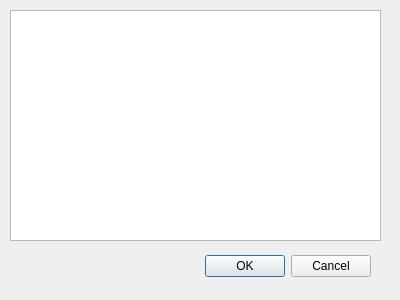
<?xml version="1.0" encoding="UTF-8"?>
<ui version="4.0">
 <class>DListaBolas</class>
 <widget class="QDialog" name="DListaBolas">
  <property name="geometry">
   <rect>
    <x>0</x>
    <y>0</y>
    <width>400</width>
    <height>300</height>
   </rect>
  </property>
  <property name="windowTitle">
   <string>Dialog</string>
  </property>
  <widget class="QDialogButtonBox" name="buttonBox">
   <property name="geometry">
    <rect>
     <x>30</x>
     <y>250</y>
     <width>341</width>
     <height>32</height>
    </rect>
   </property>
   <property name="orientation">
    <enum>Qt::Horizontal</enum>
   </property>
   <property name="standardButtons">
    <set>QDialogButtonBox::Cancel|QDialogButtonBox::Ok</set>
   </property>
  </widget>
  <widget class="QListWidget" name="listaBolas">
   <property name="geometry">
    <rect>
     <x>10</x>
     <y>10</y>
     <width>371</width>
     <height>231</height>
    </rect>
   </property>
  </widget>
 </widget>
 <resources/>
 <connections>
  <connection>
   <sender>buttonBox</sender>
   <signal>accepted()</signal>
   <receiver>DListaBolas</receiver>
   <slot>accept()</slot>
   <hints>
    <hint type="sourcelabel">
     <x>248</x>
     <y>254</y>
    </hint>
    <hint type="destinationlabel">
     <x>157</x>
     <y>274</y>
    </hint>
   </hints>
  </connection>
  <connection>
   <sender>buttonBox</sender>
   <signal>rejected()</signal>
   <receiver>DListaBolas</receiver>
   <slot>reject()</slot>
   <hints>
    <hint type="sourcelabel">
     <x>316</x>
     <y>260</y>
    </hint>
    <hint type="destinationlabel">
     <x>286</x>
     <y>274</y>
    </hint>
   </hints>
  </connection>
 </connections>
</ui>
